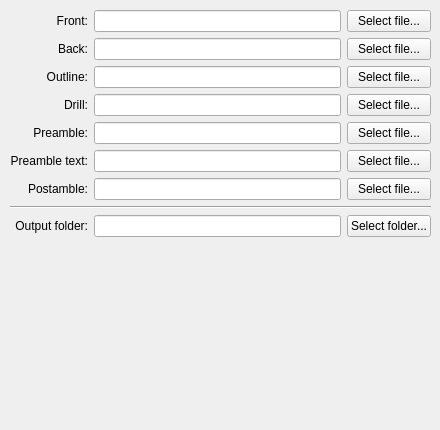
        <widget class="QWidget" name="tab_3">
         <attribute name="title">
          <string>Input/output</string>
         </attribute>
         <widget class="QWidget" name="gridLayoutWidget">
          <property name="geometry">
           <rect>
            <x>10</x>
            <y>10</y>
            <width>421</width>
            <height>411</height>
           </rect>
          </property>
          <layout class="QGridLayout" name="inputFilesGridLayout">
           <item row="5" column="1">
            <widget class="QLineEdit" name="preambletextLineEdit">
             <property name="toolTip">
              <string>&lt;html&gt;&lt;head/&gt;&lt;body&gt;&lt;p&gt;Gcode text preamble file, inserted at the very beginning (before the preamble) as a comment. All the rounded parenthesis will be converted to angled parenthesis (due to gcode's comments limitations). You can use this to include the license header at the top of the gcode output files&lt;/p&gt;&lt;/body&gt;&lt;/html&gt;</string>
             </property>
            </widget>
           </item>
           <item row="5" column="2">
            <widget class="QPushButton" name="preambletextPushButton">
             <property name="toolTip">
              <string>&lt;html&gt;&lt;head/&gt;&lt;body&gt;&lt;p&gt;Gcode text preamble file, inserted at the very beginning (before the preamble) as a comment. All the rounded parenthesis will be converted to angled parenthesis (due to gcode's comments limitations). You can use this to include the license header at the top of the gcode output files&lt;/p&gt;&lt;/body&gt;&lt;/html&gt;</string>
             </property>
             <property name="text">
              <string>Select file...</string>
             </property>
            </widget>
           </item>
           <item row="1" column="2">
            <widget class="QPushButton" name="backPushButton">
             <property name="toolTip">
              <string>&lt;html&gt;&lt;head/&gt;&lt;body&gt;&lt;p&gt;Engrave the front side according to the given file&lt;/p&gt;&lt;/body&gt;&lt;/html&gt;</string>
             </property>
             <property name="text">
              <string>Select file...</string>
             </property>
            </widget>
           </item>
           <item row="0" column="1">
            <widget class="QLineEdit" name="frontLineEdit">
             <property name="toolTip">
              <string>&lt;html&gt;&lt;head/&gt;&lt;body&gt;&lt;p&gt;Engrave the front side according to the given file&lt;/p&gt;&lt;/body&gt;&lt;/html&gt;</string>
             </property>
            </widget>
           </item>
           <item row="0" column="2">
            <widget class="QPushButton" name="frontPushButton">
             <property name="toolTip">
              <string>&lt;html&gt;&lt;head/&gt;&lt;body&gt;&lt;p&gt;Engrave the front side according to the given file&lt;/p&gt;&lt;/body&gt;&lt;/html&gt;</string>
             </property>
             <property name="text">
              <string>Select file...</string>
             </property>
            </widget>
           </item>
           <item row="3" column="1">
            <widget class="QLineEdit" name="drillLineEdit">
             <property name="toolTip">
              <string>&lt;html&gt;&lt;head/&gt;&lt;body&gt;&lt;p&gt;Convert the given file (containing drill sizes and positions) to G-code&lt;/p&gt;&lt;/body&gt;&lt;/html&gt;</string>
             </property>
            </widget>
           </item>
           <item row="3" column="2">
            <widget class="QPushButton" name="drillPushButton">
             <property name="toolTip">
              <string>&lt;html&gt;&lt;head/&gt;&lt;body&gt;&lt;p&gt;Convert the given file (containing drill sizes and positions) to G-code&lt;/p&gt;&lt;/body&gt;&lt;/html&gt;</string>
             </property>
             <property name="text">
              <string>Select file...</string>
             </property>
            </widget>
           </item>
           <item row="4" column="2">
            <widget class="QPushButton" name="preamblePushButton">
             <property name="toolTip">
              <string>&lt;html&gt;&lt;head/&gt;&lt;body&gt;&lt;p&gt;Gcode preamble file, inserted at the very beginning&lt;/p&gt;&lt;/body&gt;&lt;/html&gt;</string>
             </property>
             <property name="text">
              <string>Select file...</string>
             </property>
            </widget>
           </item>
           <item row="2" column="2">
            <widget class="QPushButton" name="outlinePushButton">
             <property name="toolTip">
              <string>&lt;html&gt;&lt;head/&gt;&lt;body&gt;&lt;p&gt;Cut out the board to the shape exposed in the given file. Typically, there is only a polygon in this gerber file. Alternatively, this file can contain a closed line chain (see outline -&amp;gt; fill-outline)&lt;/p&gt;&lt;/body&gt;&lt;/html&gt;</string>
             </property>
             <property name="text">
              <string>Select file...</string>
             </property>
            </widget>
           </item>
           <item row="2" column="0">
            <widget class="QLabel" name="outlinLabel">
             <property name="toolTip">
              <string>&lt;html&gt;&lt;head/&gt;&lt;body&gt;&lt;p&gt;Cut out the board to the shape exposed in the given file. Typically, there is only a polygon in this gerber file. Alternatively, this file can contain a closed line chain (see outline -&amp;gt; fill-outline)&lt;/p&gt;&lt;/body&gt;&lt;/html&gt;</string>
             </property>
             <property name="text">
              <string>Outline:</string>
             </property>
             <property name="alignment">
              <set>Qt::AlignRight|Qt::AlignTrailing|Qt::AlignVCenter</set>
             </property>
             <property name="buddy">
              <cstring>outlineLineEdit</cstring>
             </property>
            </widget>
           </item>
           <item row="1" column="0">
            <widget class="QLabel" name="backLabel">
             <property name="toolTip">
              <string>&lt;html&gt;&lt;head/&gt;&lt;body&gt;&lt;p&gt;Engrave the front side according to the given file&lt;/p&gt;&lt;/body&gt;&lt;/html&gt;</string>
             </property>
             <property name="text">
              <string>Back:</string>
             </property>
             <property name="alignment">
              <set>Qt::AlignRight|Qt::AlignTrailing|Qt::AlignVCenter</set>
             </property>
             <property name="buddy">
              <cstring>backLineEdit</cstring>
             </property>
            </widget>
           </item>
           <item row="6" column="2">
            <widget class="QPushButton" name="postamblePushButton">
             <property name="toolTip">
              <string>&lt;html&gt;&lt;head/&gt;&lt;body&gt;&lt;p&gt;Gcode postamble file, inserted before M9 and M2&lt;/p&gt;&lt;/body&gt;&lt;/html&gt;</string>
             </property>
             <property name="text">
              <string>Select file...</string>
             </property>
            </widget>
           </item>
           <item row="8" column="0">
            <widget class="QLabel" name="outputDirLabel">
             <property name="toolTip">
              <string>&lt;html&gt;&lt;head/&gt;&lt;body&gt;&lt;p&gt;Output folder where the output files will be created&lt;/p&gt;&lt;/body&gt;&lt;/html&gt;</string>
             </property>
             <property name="text">
              <string>Output folder:</string>
             </property>
             <property name="alignment">
              <set>Qt::AlignRight|Qt::AlignTrailing|Qt::AlignVCenter</set>
             </property>
             <property name="buddy">
              <cstring>outputDirLineEdit</cstring>
             </property>
            </widget>
           </item>
           <item row="0" column="0">
            <widget class="QLabel" name="frontLabel">
             <property name="toolTip">
              <string>&lt;html&gt;&lt;head/&gt;&lt;body&gt;&lt;p&gt;Engrave the front side according to the given file&lt;/p&gt;&lt;/body&gt;&lt;/html&gt;</string>
             </property>
             <property name="text">
              <string>Front:</string>
             </property>
             <property name="alignment">
              <set>Qt::AlignRight|Qt::AlignTrailing|Qt::AlignVCenter</set>
             </property>
             <property name="buddy">
              <cstring>frontLineEdit</cstring>
             </property>
            </widget>
           </item>
           <item row="4" column="0">
            <widget class="QLabel" name="preambleLabel">
             <property name="toolTip">
              <string>&lt;html&gt;&lt;head/&gt;&lt;body&gt;&lt;p&gt;Gcode preamble file, inserted at the very beginning&lt;/p&gt;&lt;/body&gt;&lt;/html&gt;</string>
             </property>
             <property name="text">
              <string>Preamble:</string>
             </property>
             <property name="alignment">
              <set>Qt::AlignRight|Qt::AlignTrailing|Qt::AlignVCenter</set>
             </property>
             <property name="buddy">
              <cstring>preambleLineEdit</cstring>
             </property>
            </widget>
           </item>
           <item row="4" column="1">
            <widget class="QLineEdit" name="preambleLineEdit">
             <property name="toolTip">
              <string>&lt;html&gt;&lt;head/&gt;&lt;body&gt;&lt;p&gt;Gcode preamble file, inserted at the very beginning&lt;/p&gt;&lt;/body&gt;&lt;/html&gt;</string>
             </property>
            </widget>
           </item>
           <item row="8" column="2">
            <widget class="QPushButton" name="outputDirPushButton">
             <property name="toolTip">
              <string>&lt;html&gt;&lt;head/&gt;&lt;body&gt;&lt;p&gt;Output folder where the output files will be created&lt;/p&gt;&lt;/body&gt;&lt;/html&gt;</string>
             </property>
             <property name="text">
              <string>Select folder...</string>
             </property>
            </widget>
           </item>
           <item row="6" column="0">
            <widget class="QLabel" name="postambleLabel">
             <property name="toolTip">
              <string>&lt;html&gt;&lt;head/&gt;&lt;body&gt;&lt;p&gt;Gcode postamble file, inserted before M9 and M2&lt;/p&gt;&lt;/body&gt;&lt;/html&gt;</string>
             </property>
             <property name="text">
              <string>Postamble:</string>
             </property>
             <property name="alignment">
              <set>Qt::AlignRight|Qt::AlignTrailing|Qt::AlignVCenter</set>
             </property>
             <property name="buddy">
              <cstring>postambleLineEdit</cstring>
             </property>
            </widget>
           </item>
           <item row="6" column="1">
            <widget class="QLineEdit" name="postambleLineEdit">
             <property name="toolTip">
              <string>&lt;html&gt;&lt;head/&gt;&lt;body&gt;&lt;p&gt;Gcode postamble file, inserted before M9 and M2&lt;/p&gt;&lt;/body&gt;&lt;/html&gt;</string>
             </property>
            </widget>
           </item>
           <item row="2" column="1">
            <widget class="QLineEdit" name="outlineLineEdit">
             <property name="toolTip">
              <string>&lt;html&gt;&lt;head/&gt;&lt;body&gt;&lt;p&gt;Cut out the board to the shape exposed in the given file. Typically, there is only a polygon in this gerber file. Alternatively, this file can contain a closed line chain (see outline -&amp;gt; fill-outline)&lt;/p&gt;&lt;/body&gt;&lt;/html&gt;</string>
             </property>
            </widget>
           </item>
           <item row="5" column="0">
            <widget class="QLabel" name="preambletextLabel">
             <property name="toolTip">
              <string>&lt;html&gt;&lt;head/&gt;&lt;body&gt;&lt;p&gt;Gcode text preamble file, inserted at the very beginning (before the preamble) as a comment. All the rounded parenthesis will be converted to angled parenthesis (due to gcode's comments limitations). You can use this to include the license header at the top of the gcode output files&lt;/p&gt;&lt;/body&gt;&lt;/html&gt;</string>
             </property>
             <property name="text">
              <string>Preamble text:</string>
             </property>
             <property name="alignment">
              <set>Qt::AlignRight|Qt::AlignTrailing|Qt::AlignVCenter</set>
             </property>
             <property name="buddy">
              <cstring>preambletextLineEdit</cstring>
             </property>
            </widget>
           </item>
           <item row="1" column="1">
            <widget class="QLineEdit" name="backLineEdit">
             <property name="toolTip">
              <string>&lt;html&gt;&lt;head/&gt;&lt;body&gt;&lt;p&gt;Engrave the front side according to the given file&lt;/p&gt;&lt;/body&gt;&lt;/html&gt;</string>
             </property>
            </widget>
           </item>
           <item row="8" column="1">
            <widget class="QLineEdit" name="outputDirLineEdit">
             <property name="toolTip">
              <string>&lt;html&gt;&lt;head/&gt;&lt;body&gt;&lt;p&gt;Output folder where the output files will be created&lt;/p&gt;&lt;/body&gt;&lt;/html&gt;</string>
             </property>
            </widget>
           </item>
           <item row="3" column="0">
            <widget class="QLabel" name="drillLabel">
             <property name="toolTip">
              <string>&lt;html&gt;&lt;head/&gt;&lt;body&gt;&lt;p&gt;Convert the given file (containing drill sizes and positions) to G-code&lt;/p&gt;&lt;/body&gt;&lt;/html&gt;</string>
             </property>
             <property name="text">
              <string>Drill:</string>
             </property>
             <property name="alignment">
              <set>Qt::AlignRight|Qt::AlignTrailing|Qt::AlignVCenter</set>
             </property>
             <property name="buddy">
              <cstring>drillLineEdit</cstring>
             </property>
            </widget>
           </item>
           <item row="7" column="0" colspan="3">
            <widget class="Line" name="line">
             <property name="orientation">
              <enum>Qt::Horizontal</enum>
             </property>
            </widget>
           </item>
           <item row="9" column="0" colspan="3">
            <spacer name="verticalSpacer_2">
             <property name="orientation">
              <enum>Qt::Vertical</enum>
             </property>
             <property name="sizeHint" stdset="0">
              <size>
               <width>20</width>
               <height>40</height>
              </size>
             </property>
            </spacer>
           </item>
          </layout>
         </widget>
        </widget>
